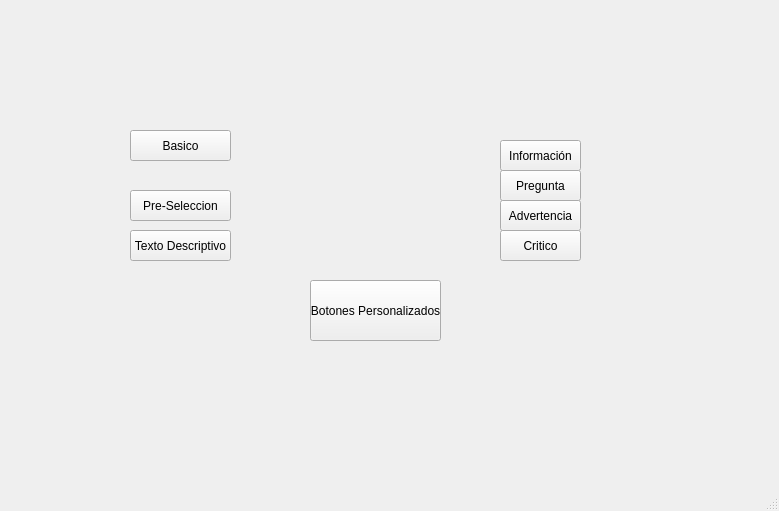
<?xml version="1.0" encoding="UTF-8"?>
<ui version="4.0">
 <class>MainWindow</class>
 <widget class="QMainWindow" name="MainWindow">
  <property name="geometry">
   <rect>
    <x>0</x>
    <y>0</y>
    <width>779</width>
    <height>511</height>
   </rect>
  </property>
  <property name="windowTitle">
   <string>MainWindow</string>
  </property>
  <widget class="QWidget" name="centralwidget">
   <widget class="QLabel" name="label">
    <property name="geometry">
     <rect>
      <x>0</x>
      <y>0</y>
      <width>131</width>
      <height>81</height>
     </rect>
    </property>
    <property name="text">
     <string/>
    </property>
    <property name="pixmap">
     <pixmap>:/Logos/logo uat.jpg</pixmap>
    </property>
    <property name="scaledContents">
     <bool>true</bool>
    </property>
   </widget>
   <widget class="QLabel" name="label_2">
    <property name="geometry">
     <rect>
      <x>560</x>
      <y>10</y>
      <width>171</width>
      <height>81</height>
     </rect>
    </property>
    <property name="styleSheet">
     <string notr="true">border-image: url(:/variados/uat-logo.jpg);</string>
    </property>
    <property name="text">
     <string/>
    </property>
    <property name="pixmap">
     <pixmap resource="../recursos.qrc">:/meme/Imagen/fians.jpg</pixmap>
    </property>
    <property name="scaledContents">
     <bool>true</bool>
    </property>
   </widget>
   <widget class="QLabel" name="label_3">
    <property name="geometry">
     <rect>
      <x>10</x>
      <y>10</y>
      <width>171</width>
      <height>81</height>
     </rect>
    </property>
    <property name="styleSheet">
     <string notr="true">border-image: url(:/meme/fians.jpg);</string>
    </property>
    <property name="text">
     <string/>
    </property>
    <property name="pixmap">
     <pixmap resource="../recursos.qrc">:/meme/Imagen/uat-logo.jpg</pixmap>
    </property>
    <property name="scaledContents">
     <bool>true</bool>
    </property>
   </widget>
   <widget class="QPushButton" name="btn_basico">
    <property name="geometry">
     <rect>
      <x>130</x>
      <y>130</y>
      <width>101</width>
      <height>31</height>
     </rect>
    </property>
    <property name="text">
     <string>Basico</string>
    </property>
   </widget>
   <widget class="QPushButton" name="btn_op_defecto">
    <property name="geometry">
     <rect>
      <x>130</x>
      <y>190</y>
      <width>101</width>
      <height>31</height>
     </rect>
    </property>
    <property name="text">
     <string>Pre-Seleccion</string>
    </property>
   </widget>
   <widget class="QPushButton" name="btn_texto_detallado">
    <property name="geometry">
     <rect>
      <x>130</x>
      <y>230</y>
      <width>101</width>
      <height>31</height>
     </rect>
    </property>
    <property name="text">
     <string>Texto Descriptivo</string>
    </property>
   </widget>
   <widget class="QPushButton" name="btn_informacion">
    <property name="geometry">
     <rect>
      <x>500</x>
      <y>140</y>
      <width>81</width>
      <height>31</height>
     </rect>
    </property>
    <property name="text">
     <string>Información</string>
    </property>
   </widget>
   <widget class="QPushButton" name="btn_pregunta">
    <property name="geometry">
     <rect>
      <x>500</x>
      <y>170</y>
      <width>81</width>
      <height>31</height>
     </rect>
    </property>
    <property name="text">
     <string>Pregunta</string>
    </property>
   </widget>
   <widget class="QPushButton" name="btn_advertencia">
    <property name="geometry">
     <rect>
      <x>500</x>
      <y>200</y>
      <width>81</width>
      <height>31</height>
     </rect>
    </property>
    <property name="text">
     <string>Advertencia</string>
    </property>
   </widget>
   <widget class="QPushButton" name="btn_critico">
    <property name="geometry">
     <rect>
      <x>500</x>
      <y>230</y>
      <width>81</width>
      <height>31</height>
     </rect>
    </property>
    <property name="text">
     <string>Critico</string>
    </property>
   </widget>
   <widget class="QPushButton" name="btn_botones_personalizados">
    <property name="geometry">
     <rect>
      <x>310</x>
      <y>280</y>
      <width>131</width>
      <height>61</height>
     </rect>
    </property>
    <property name="text">
     <string>Botones Personalizados</string>
    </property>
   </widget>
   <widget class="QLabel" name="label_4">
    <property name="geometry">
     <rect>
      <x>560</x>
      <y>350</y>
      <width>171</width>
      <height>111</height>
     </rect>
    </property>
    <property name="styleSheet">
     <string notr="true">border-image: url(:/variados/uat-logo.jpg);</string>
    </property>
    <property name="text">
     <string/>
    </property>
    <property name="pixmap">
     <pixmap resource="../recursos.qrc">:/meme/Imagen/logo_equipo.jpg</pixmap>
    </property>
    <property name="scaledContents">
     <bool>true</bool>
    </property>
   </widget>
  </widget>
  <widget class="QMenuBar" name="menubar">
   <property name="geometry">
    <rect>
     <x>0</x>
     <y>0</y>
     <width>779</width>
     <height>21</height>
    </rect>
   </property>
  </widget>
  <widget class="QStatusBar" name="statusbar"/>
 </widget>
 <resources>
  <include location="../recursos.qrc"/>
 </resources>
 <connections/>
</ui>
